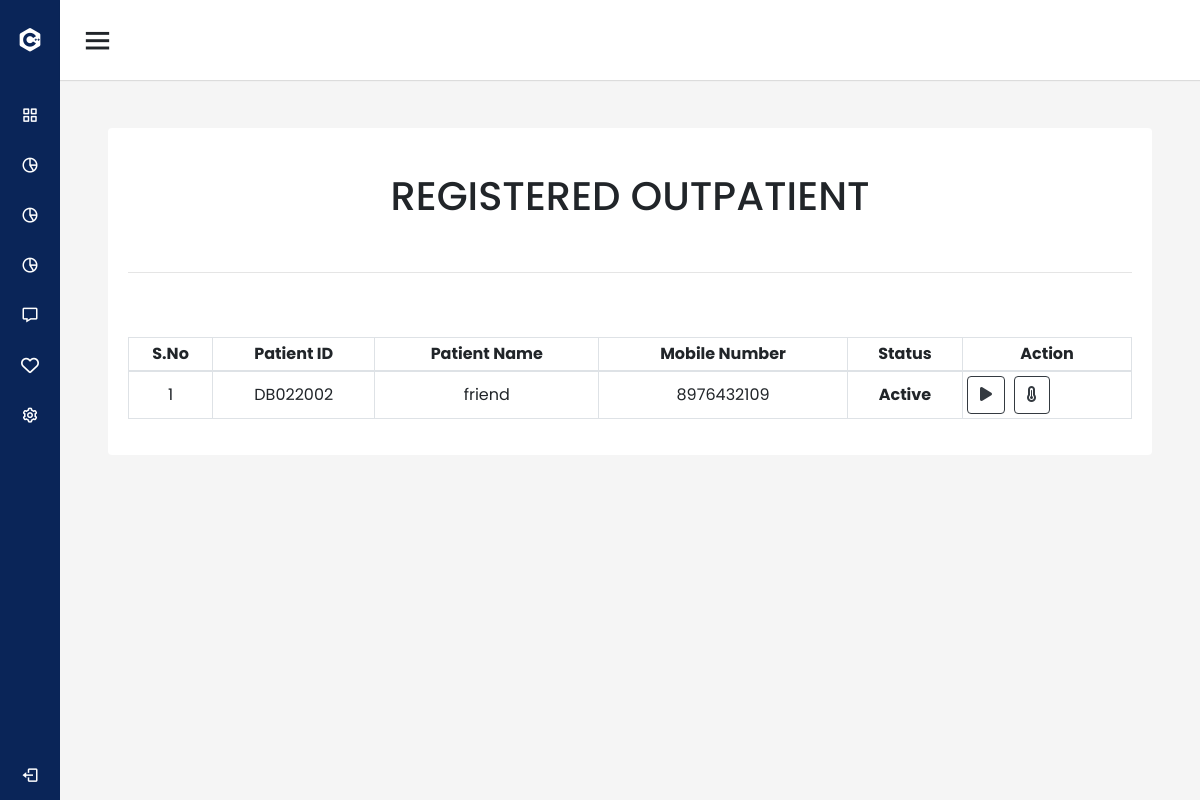
Screenshot of /general_vitals/ (signed in) with the database file from the repository.
### management/models.py (models this page shows, shortened)
class TodayPatients(models.Model):
    patient=models.ForeignKey(PatientDetails,on_delete=models.CASCADE)
    created_at=models.DateTimeField(auto_now_add=True)
    updated_at = models.DateTimeField(auto_now=True)
    is_active=   models.BooleanField('Is active', default=False)
    is_vital=   models.BooleanField(default=False)
    is_consulted=   models.BooleanField(default=False)
    vitals=models.ForeignKey(GeneralVitals_new,on_delete=models.CASCADE,null=True,blank=True)

class PatientDetails(models.Model):
    patient_id= models.CharField(max_length=30)
    patient_name= models.CharField(max_length=30)
    fathers_name= models.CharField(max_length=30)
    age= models.CharField(max_length=30)
    date_of_birth= models.DateField()
    gender= models.CharField(max_length=30)
    blood_group=models.CharField(max_length=30,null=True,blank=True)
    address= models.TextField(max_length=30)
    phone_number = models.IntegerField(null=True,blank=True,error_messages={'phone_number':'Enter a valid phone number'})

class GeneralVitals_new(models.Model):
    patient=models.ForeignKey(PatientDetails,on_delete=models.CASCADE,null=True,blank=True)
    temperature=models.FloatField()
    pulse_rate=models.IntegerField()
    blood_pressure_start=models.IntegerField()
    blood_pressure_end=models.IntegerField()
    height=models.FloatField()
    weight=models.FloatField()
    others=models.TextField(null=True,blank=True)
    created_at = models.DateTimeField(auto_now_add=True)
    updated_at = models.DateTimeField(auto_now=True)
    is_consulted=   models.BooleanField(default=False)

### management/views.py (the view)
# urls.py: path('general_vitals/',views.general_vitals, name='general_vitals'),
@login_required(login_url='login_view')
def general_vitals(request):
    if request.method=="POST":
        id=request.POST.get("object")
        vitalsid=request.POST.get("vitals")
        general=TodayPatients.objects.get(id=id)
        try:
           vital=GeneralVitals_new.objects.get(id=vitalsid)
        except:
            vital=[]
        if vital:
            form=GeneralVitals_newForm(request.POST)
            vital.temperature=request.POST.get("temperature")
            vital.pulse_rate=request.POST.get("pulse_rate")
            vital.blood_pressure_start=request.POST.get("blood_pressure_start")
            vital.blood_pressure_end=request.POST.get("blood_pressure_end")
            vital.height=request.POST.get("height")
            vital.weight=request.POST.get("weight")
            vital.others=request.POST.get("others")
            if form.is_valid():
                vital.save()
                messages.success(request, f'vitals for {general.patient.patient_name} updated successfully')
                return redirect('user_view')
            else:
                id=request.POST.get("object")
                vitalsid=request.POST.get("vitals")
                x=  TodayPatients.objects.filter(created_at__contains=datetime.today().date())
                print(x)
                list=[]
                for i in x:
                    try:
                        y=GeneralVitals_new.objects.filter(patient_id=i.patient_id,created_at__contains=datetime.today().date()).last()
                    except:
                        y=None
                    list.append(y)
                z=zip(list,x)
                return render(request,"management/user_view.html",{'form':form,'err':True,'x':x,'z':z,'object':id,'vital':vitalsid})
        else:
            patient_id=general.patient_id
            form=GeneralVitals_newForm(request.POST)
            if form.is_valid():
                x=form.save()
                x.patient_id=patient_id
                x.save()
                general.vitals_id=x.id
                general.is_vital=True
                general.is_active=True
                general.save()
                messages.success(request, f'vitals for {general.patient.patient_name} created successfully')
                return redirect('user_view')
            else:
                x=  TodayPatients.objects.filter(created_at__contains=datetime.today().date())
                print(x)
                list=[]
                for i in x:
                    try:
                        y=GeneralVitals_new.objects.filter(patient_id=i.patient_id,created_at__contains=datetime.today().date()).last()
                    except:
                        y=None
                    list.append(y)
                z=zip(list,x)
                return render(request,"management/user_view.html",{'form':form,'patient_id':patient_id,'err':True,'x':x,'z':z,'object':id,'vital':vitalsid})
    else:
        form=GeneralVitals_newForm()
        x=  TodayPatients.objects.filter(created_at__contains=datetime.today().date())
        return render(request,"management/user_view.html",{'form':form,'x':x})

### management/templates/management/user_view.html (shortened to what this page needs)
{% extends "management/navbar.html" %}
{% load static %}
{% block content %}
<section id="out_patient">
        <div class="card mt-4 mx-5">
            <div class="card-body">
                <h1 class="card-title text-center mt-4">REGISTERED OUTPATIENT</h1><br>
                <hr><br><br>
                <div class="table-responsive">
                    <table id="example" class="table table-bordered text-center " style="width:100%">
                        <thead>
                            <tr>
                                <th class="text-center">S.No</th>
                                <th class="text-center">Patient&nbsp;ID</th>
                                <th class="text-center">Patient&nbsp;Name</th>
                                <th class="text-center">Mobile&nbsp;Number</th>
                                <th class="text-center">Status</th>
                                <th class="text-center">Action</th>
                            </tr>
                        </thead>
                        <tbody>
                            {% for i in x %}
                            {% if i.is_active %}
                            <tr >
                                <td>{{forloop.counter}}</td>
                                <td>{{i.patient.patient_id}}</td>
                                <td>{{i.patient.patient_name}}</td>
                                <td>{{i.patient.phone_number}}</td>
                                <td>{% if i.is_active %}
                                    <strong>Active</strong>
                                    {% else %}
                                    <strong>In-Active</strong>{% endif %}
                                </td>
                                <td>
                                    <div class="d-flex">
                                        {% if user.is_user %}
                                    {% if i.is_active %}
                                    {% if i.is_vital%}
                                    <a href="{% url 'disable_view' i.id %}"><button type="submit"
                                            class="btn btn-outline-dark"><i
                                                class="fa-solid fa-play"></i></button></a>&nbsp;&nbsp;
                                    {% else %}
                                    <a href="{% url 'enable_view' i.id %}"> <button type="submit"
                                            class="btn btn-outline-dark"> <i class="fa-solid fa-pause"> </i></button>
                                    </a>&nbsp;&nbsp;
                                    {% endif %}
                                    {% endif %}
                                    <button type="button" class="btn btn-outline-dark" onclick="view('{{i.id}}')"
                                        data-toggle="modal" data-target="#exampleModal">
                                        <i object_id="{{i.id}}" vitals_id="{{i.vitals.id}}" id="general_vitals{{i.id}}" temp="{{i.vitals.temperature}}" pulserate="{{i.vitals.pulse_rate}}" bloodstart="{{i.vitals.blood_pressure_start}}" bloodend="{{i.vitals.blood_pressure_end}}" heig="{{i.vitals.height}}" weig="{{i.vitals.weight}}" other="{{i.vitals.others}}"
                                            class="fa-solid fa-temperature-three-quarters"></i>
                                            {% endif %}
                                    </div>
                                </td>
                            </tr>
                            {% endif %}
                            {% endfor %}
                        </tbody>
                    </table>
                </div>
            </div>
        </div>
</section>
{% endblock %}

### management/static/css/navbarstyle.css (style rules this page uses)
* { margin: 0; padding: 0; box-sizing: border-box; font-family: 'Poppins', sans-serif; }

### management/static/css/clinicstyle.css (style rules this page uses)
body { margin: 0; padding: 0; box-sizing: border-box; width: 100%; font-family: 'poppins'; font-style: normal; overflow: hidden; overflow-y: scroll; }
h1 { text-transform: uppercase; text-align: center; }
.table td, .table th { padding: 0.25rem; vertical-align: middle; border-top: 1px solid #dee2e6; }
.table thead th { vertical-align: middle; border-bottom: 2px solid #dee2e6; }

### management/static/css/login.css (style rules this page uses)
body { background-color: #ECEEFF; }
.card { border: none; }

### rows the page displays
TodayPatients: patient.patient_id "DB022002", patient.patient_name "friend", patient.phone_number "8976432109", is_active "Active"
